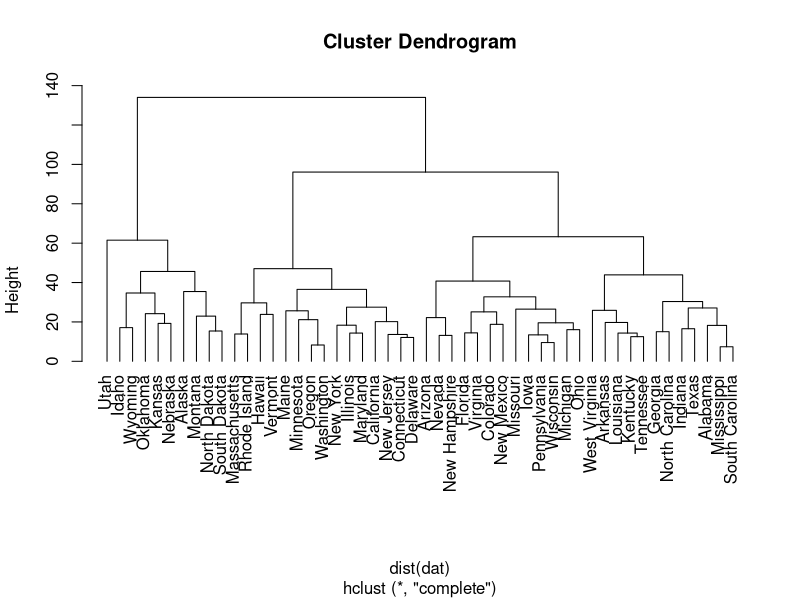
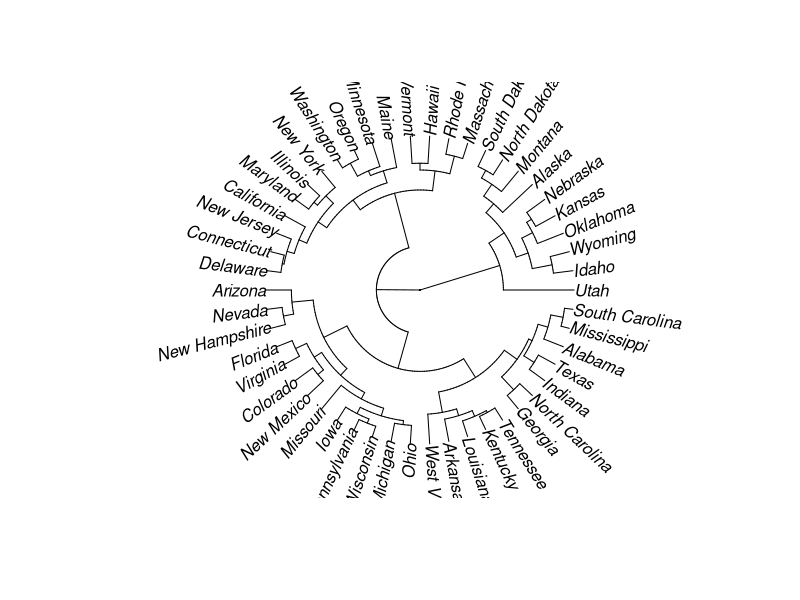
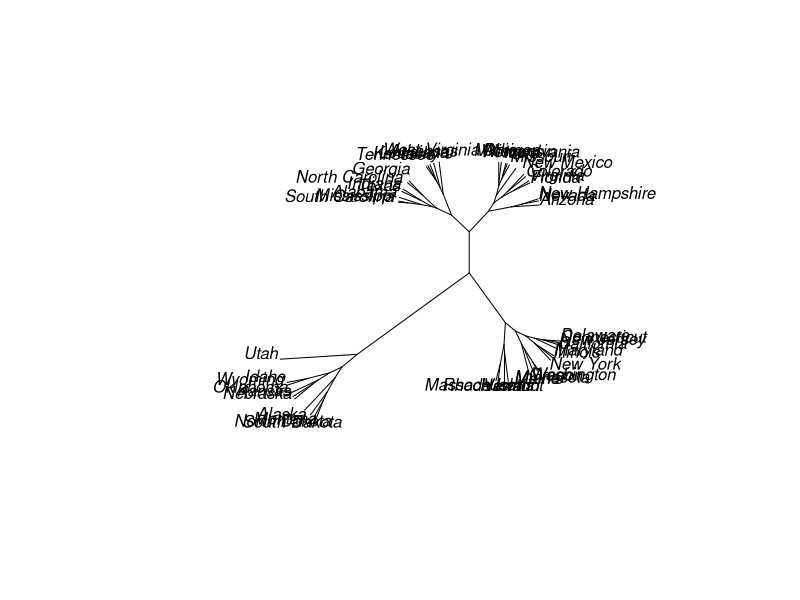

R code for these plots, in order:
# Burr Settles
# Duolingo ML Dev Talk #3: Clustering

dat <- read.csv('data/state_vote_data.csv')
rownames(dat) <- dat$state
clustering <- hclust(dist(dat))

# dendrogram
plot(clustering, hang = -1)

# circular/fan plot
library(ape)
library(cluster)
plot(as.phylo(clustering), type = "fan")

# radial tree
plot(as.phylo(clustering), type = "unrooted")

